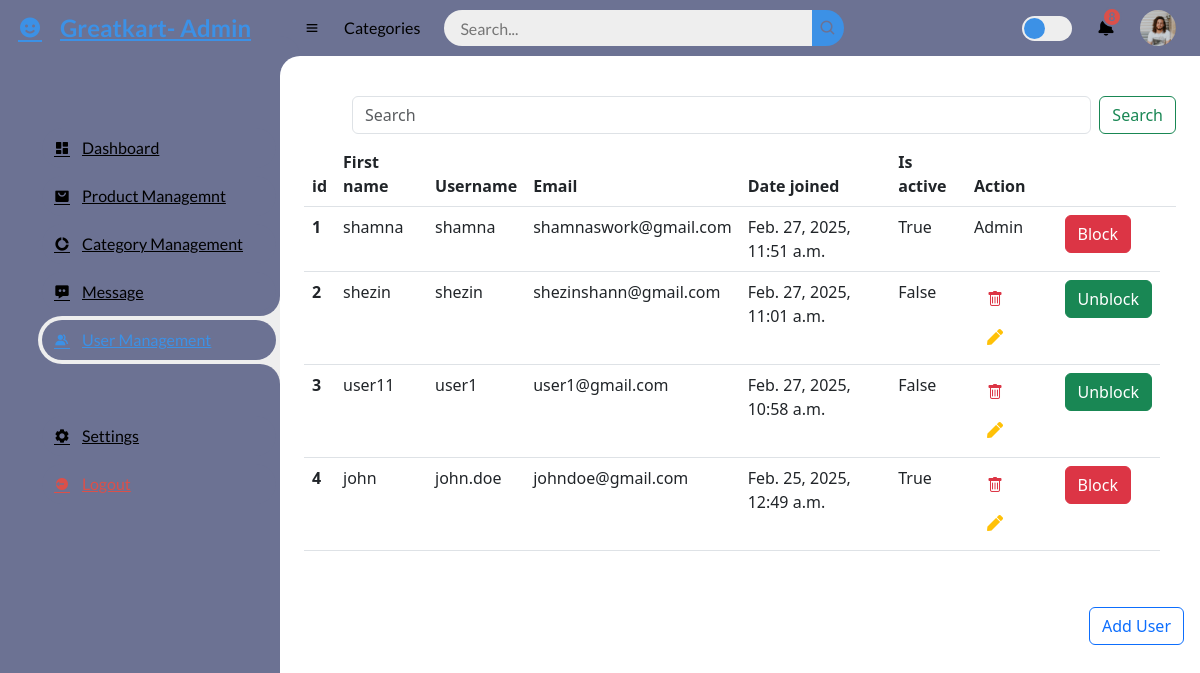
The page /myadmin/user_management/ on the database its author committed.
### accounts/models.py (models this page shows, shortened)
class Account(AbstractBaseUser):
    first_name      = models.CharField(max_length=50)
    last_name       = models.CharField(max_length=50)
    username        = models.CharField(max_length=50, unique=True)
    email           = models.EmailField(max_length=100, unique=True)
    phone_number    = models.CharField(max_length=50)
    date_joined     = models.DateTimeField(auto_now_add=True)
    last_login      = models.DateTimeField(auto_now_add=True)
    is_admin        = models.BooleanField(default=False)
    is_staff        = models.BooleanField(default=False)
    is_active        = models.BooleanField(default=False)
    is_superadmin        = models.BooleanField(default=False)
    USERNAME_FIELD = 'email'
    REQUIRED_FIELDS = ['username', 'first_name', 'last_name']
    objects = MyAccountManager()

### myadmin/views.py (the view)
# urls.py: path('user_management/', views.user_management,name='user_management'),
def user_management(request):
    users=Account.objects.all().order_by('-id')
    if request.method == 'POST':
        search = request.POST['search']
        searchresult = Account.objects.filter(username__contains=search)
        return render(request,'myadmin/search.html',{'result':searchresult})
    dict_user={
            'users':users,
        }
    return render(request,'myadmin/user_management.html',dict_user)

### carts/context_processors.py (called while the page is built, shortened)
def counter(request):
    cart_count=0
    if 'admin' in request.path:
        return []
    return dict(cart_count=cart_count)

### category/context_processors.py (called while the page is built)
def menu_links(request):
    links = Category.objects.all()
    return dict(links=links)

### templates/myadmin/user_management.html (shortened to what this page needs)
{% extends 'myadmin/admin_base.html' %}
{% load static %}
{% block sidebar %}
<section id="sidebar">
  <a href="#" class="brand">
      <i class='bx bxs-smile'></i>
      <span class="text">Greatkart- Admin</span>
  </a>
  <ul class="side-menu top">
      <li>
          <a href="{% url 'admin_dashboard' %}">
              <i class='bx bxs-dashboard' ></i>
              <span class="text">Dashboard</span>
          </a>
      </li>
      <li>
          <a href="{% url 'product_management' %}">
              <i class='bx bxs-shopping-bag-alt' ></i>
              <span class="text">Product Managemnt</span>
          </a>
      </li>
      <li>
          <a href="{% url 'category_management' %}">
              <i class='bx bxs-doughnut-chart' ></i>
              <span class="text">Category Management</span>
          </a>
      </li>
      <li>
          <a href="#">
              <i class='bx bxs-message-dots' ></i>
              <span class="text">Message</span>
          </a>
      </li>
      <li class="active">
          <a href="{% url 'user_management' %}">
              <i class='bx bxs-group' ></i>
              <span class="text">User Management</span>
          </a>
      </li>
  </ul>
  <ul class="side-menu">
      <li>
          <a href="#">
              <i class='bx bxs-cog' ></i>
              <span class="text">Settings</span>
          </a>
      </li>
      <li>
          <a href="{% url 'logout' %}" class="logout">
              <i class='bx bxs-log-out-circle' ></i>
              <span class="text">Logout</span>
          </a>
      </li>
  </ul>
</section>
{% endblock sidebar %}
{% block content %}
<link rel="stylesheet" href="https://cdn.jsdelivr.net/npm/bootstrap@5.3.0-alpha1/dist/css/bootstrap.min.css">
<link href="https://cdnjs.cloudflare.com/ajax/libs/font-awesome/5.10.0/css/all.min.css" rel="stylesheet">
<link href="https://cdn.jsdelivr.net/npm/bootstrap-icons@1.4.1/font/bootstrap-icons.css" rel="stylesheet">
<link href="{% static 'myadmin/style1.css' %}" rel="stylesheet">
<div class="col-12 ">
  <div class="bg-white  h-100 p-4">
      <div class="table-responsive">
        <form method="post" class="d-md-flex mt-3 ms-5">
            <input required name='search' class="form-control me-2" type="search" placeholder="Search"
                aria-label="Search">
            <button class="btn btn-outline-success" type="submit">Search</button>
        </form>
          <table class="table">
              <thead>
                  <tr>
                      <th scope="col">id</th>
                      <th scope="col">First name</th>
                      <th scope="col">Username</th>
                      <th scope="col">Email</th>
                      <th scope="col">Date joined</th>
                      <th scope="col">Is active</th>
                      <th scope="col">Action</th>
                      <th scope="col" class="text-end"></th>
                      <th scope="col"></th>
                  </tr>
              </thead>
              <tbody>
                  {% for u in users %}
                  <tr>
                      <th scope="row">{{forloop.counter}}</th>
                      <td>{{u.first_name}}</td>
                      <td>{{u.username}}</td>
                      <td>{{ u.email }}</td>
                      <td>{{ u.date_joined }}</td>
                      <td>{{ u.is_active }}</td>
                      <td>
                          {% if not u.is_admin %}
                          <button type="button" class="btn text-danger" data-bs-toggle="modal"
                              data-bs-target="#delete_model-{{forloop.counter}}">
                              <i class="bi bi-trash"></i>
                          </button>
                          <button type="button" class="btn text-warning" data-bs-toggle="modal"
                              data-bs-target="#edit_model-{{forloop.counter}}">
                              <i class="fa fa-pen"></i>
                          </button>
                          {% else %}Admin
                          {% endif %}
                      </td>
                      <td>
                            {% if u.is_active %}
                              <a href="{% url 'block_user' u.id %}" class="btn btn-danger" data-bs-toggle="modal"
                              data-bs-target="#block_model-{{forloop.counter}}">Block</a>
                            {% else %}
                              {% if u.id %}
                                <a href="{% url 'unblock_user' u.id %}" class="btn btn-success"  data-bs-toggle="modal"
                                data-bs-target="#unblock_model-{{forloop.counter}}">Unblock</a>
                              {% else %}
                                <button class="btn btn-success" disabled data-bs-toggle="modal"
                              data-bs-target="#unblock_model-{{forloop.counter}}">Unblock</button>
                              {% endif %}
                            {% endif %}
                       </td>
                  </tr>
                  {% endfor %}
              </tbody>
          </table>
      </div>
  </div>
</div>
<button type="button" class="btn btn-outline-primary m-3 sticky-bottom" style="float:right" data-bs-toggle="modal"
data-bs-target="#adduser_model-{{forloop.counter}}">
Add User
</button>
{% endblock content %}

### static/myadmin/css/style.css (style rules this page uses)
* { margin: 0; padding: 0; box-sizing: border-box; }
a { text-decoration: none; }
li { list-style: none; }
:root { --poppins: 'Poppins', sans-serif; --lato: 'Lato', sans-serif; --light: #F9F9F9; --blue: #3C91E6; --light-blue: #CFE8FF; --grey: #eee; --dark-grey: #AAAAAA; --dark: #342E37; --red: #DB504A; --yellow: #FFCE26; --light-yellow: #FFF2C6; --orange: #FD7238; --light-orange: #FFE0D3; }
html { overflow-x: hidden; }
body { background: var(--grey); overflow-x: hidden; }
#sidebar { position: fixed; top: 0; left: 0; width: 280px; height: 100%; background: var(--light); z-index: 2000; font-family: var(--lato); transition: .3s ease; overflow-x: hidden; scrollbar-width: none; }
#sidebar .brand { font-size: 24px; font-weight: 700; height: 56px; display: flex; align-items: center; color: var(--blue); position: sticky; top: 0; left: 0; background: var(--light); z-index: 500; padding-bottom: 20px; box-sizing: content-box; }
#sidebar .brand .bx { min-width: 60px; display: flex; justify-content: center; }
#sidebar .side-menu { width: 100%; margin-top: 48px; }
#sidebar .side-menu li { height: 48px; background: transparent; margin-left: 6px; border-radius: 48px 0 0 48px; padding: 4px; }
#sidebar .side-menu li.active { background: var(--grey); position: relative; }
#sidebar .side-menu li.active::before { content: ''; position: absolute; width: 40px; height: 40px; border-radius: 50%; top: -40px; right: 0; box-shadow: 20px 20px 0 var(--grey); z-index: -1; }
#sidebar .side-menu li.active::after { content: ''; position: absolute; width: 40px; height: 40px; border-radius: 50%; bottom: -40px; right: 0; box-shadow: 20px -20px 0 var(--grey); z-index: -1; }
#sidebar .side-menu li a { width: 100%; height: 100%; background: var(--light); display: flex; align-items: center; border-radius: 48px; font-size: 16px; color: var(--dark); white-space: nowrap; overflow-x: hidden; }
#sidebar .side-menu.top li.active a { color: var(--blue); }
#sidebar .side-menu li a.logout { color: var(--red); }
#sidebar .side-menu li a .bx { min-width: calc(60px - ((4px + 6px) * 2)); display: flex; justify-content: center; }

### static/myadmin/css/style1.css (style rules this page uses)
:root { --primary: #EB1616; --secondary: #191C24; --light: #6C7293; --dark: #000000; }
.btn { transition: .5s; }

### rows shown on the page
Account: first_name "shamna", username "shamna", email "shamnaswork@gmail.com", date_joined "Feb. 27, 2025, 11:51 a.m.", is_active "True", is_admin "Admin"
Account: first_name "shezin", username "shezin", email "shezinshann@gmail.com", date_joined "Feb. 27, 2025, 11:01 a.m.", is_active "False"
Account: first_name "user11", username "user1", email "user1@gmail.com", date_joined "Feb. 27, 2025, 10:58 a.m.", is_active "False"
Account: first_name "john", username "john.doe", email "johndoe@gmail.com", date_joined "Feb. 25, 2025, 12:49 a.m.", is_active "True"
